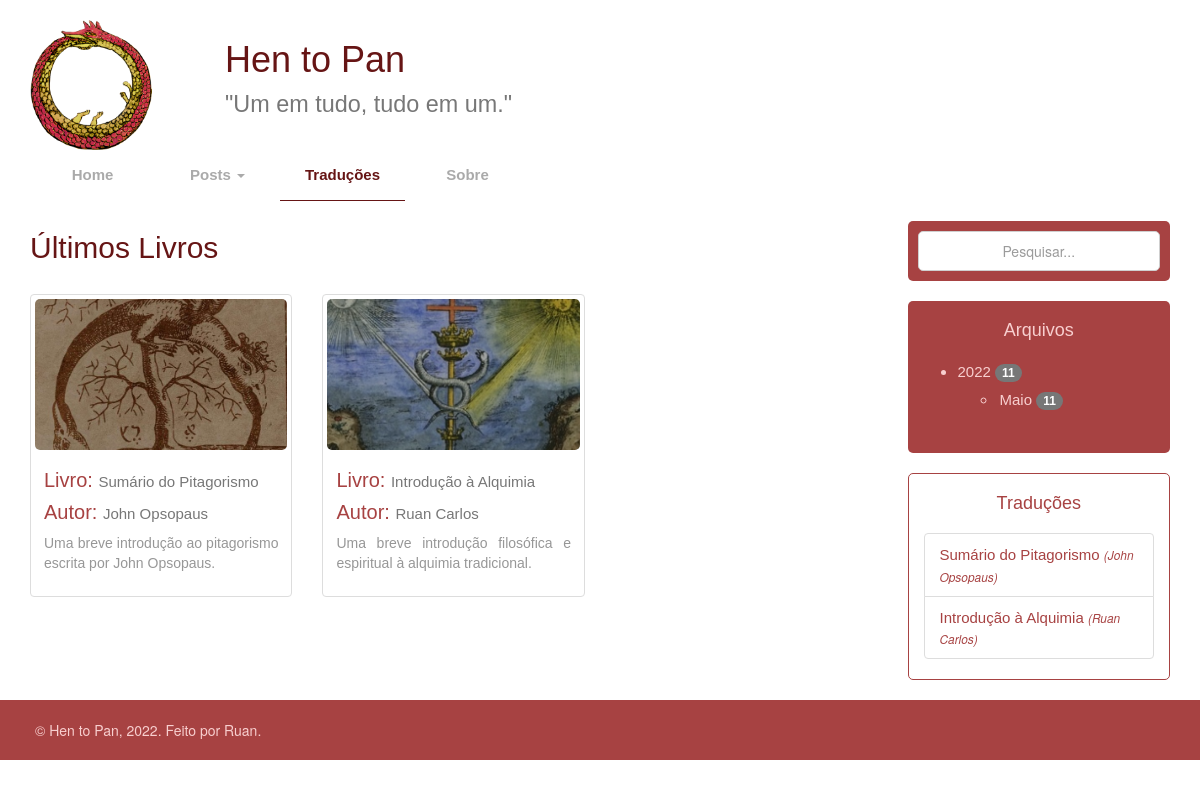
Page /traducoes on the committed database.
### pages/models.py (models this page shows, shortened)
class Config(models.Model):
    name = models.CharField("Nome do Blog",
                            max_length=100,
                            null=False, default="[Nome do Blog]")
    status = models.CharField("Status do Blog",
                              max_length=100,
                              null=False,
                              default="[Status do Blog]")
    owner = models.CharField("Dono do Blog",
                             max_length=100,
                             null=False,
                             default="[Dono do Blog]")
    year = models.IntegerField("Publicação",
                               null=False,
                               default="0000")
    logo = models.ImageField("Logo do Blog",
                             upload_to="img/logos/",
                             null=True)
    class Meta:
        db_table = "configs"
        verbose_name = "Config do Site."
        verbose_name_plural = "Configs do Site."

class Livros(models.Model):
    title = models.CharField("Título",
                             max_length=100,
                             null=False)
    author = models.CharField("Autor",
                              max_length=100,
                              null=False)
    file = models.FileField("File",
                            upload_to="pdf/",
                            null=False)
    banner = models.ImageField("Banner",
                               upload_to="img/books/",
                               null=False)
    descricao = models.TextField("Descrição",
                                 null=False)
    category = models.ForeignKey(Categorias,
                                 on_delete=models.CASCADE,
                                 null=False,
                                 default=3)
    class Meta:
        db_table = "livros"
        verbose_name = "Livro"
        verbose_name_plural = "Livros"

### pages/views.py (the view)
# urls.py: path("traducoes", traducoes),
def traducoes(request):
    if request.method != "GET":
        return HttpResponse("Método não permitido nesta página!")
    config = Utils.get_config()
    archive = Utils.get_archives()
    colors = Utils.get_colors()
    categorias = Utils.get_categorys()
    livros = Utils.get_books()
    response = {
        "config": config,
        "archive": archive,
        "colors": colors,
        "categorias": categorias,
        "livros": livros,
    }
    return render(request, "traducoes.html", response)

### pages/utils/utils.py (called while the page is built)
    def get_config(self):
        try:
            db_config = Config.objects.order_by("-id")[0]
            config = [
                db_config.name,
                db_config.status,
                db_config.year,
                db_config.owner,
                db_config.logo
            ]
        except:
            config = [
                "[Nome do Blog]",
                "[Status do Blog]",
                "[Ano do Blog]",
                "[Dono do Blog]",
            ]
        return config

    def get_colors(self):
        try:
            db_colors = Colors.objects.order_by("-id")[0]
            colors = [
                db_colors.main,
                db_colors.strong,
                db_colors.neutral,
                db_colors.lighter
            ]
        except:
            colors = [
                "#a74242",
                "#661515",
                "#cccccc",
                "#f8cfcf"
            ]
        return colors

    def get_books(self, num=0):
        livros = []
        try:
            if num == 0:
                db_livros = Livros.objects.order_by("-id")
            else:
                db_livros = Livros.objects.order_by("-id")[0:num]
            for livro in db_livros:
                livros.append(
                    [
                        livro.id,
                        livro.title,
                        livro.author,
                        livro.banner,
                        livro.descricao,
                        livro.file,
                    ]
                )
        except:
            pass
        return livros

    def get_categorys(self):
        categorias = []
        try:
            db_categorias = Categorias.objects.order_by("-id")
            for categoria in db_categorias:
                categorias.append(
                    [
                        categoria.id,
                        categoria.nome,
                        unidecode.unidecode(
                            str(categoria.nome).lower().replace(" ", "-"))
                    ]
                )
        except:
            pass
        return categorias

### pages/templates/traducoes.html (shortened to what this page needs)
<!DOCTYPE html>
<html lang="pt-BR">
{% load static %}
<head>
    <link rel="stylesheet" href="https://maxcdn.bootstrapcdn.com/bootstrap/3.4.1/css/bootstrap.min.css">
    <link rel="stylesheet" href="{% static 'css/main/menu.css' %}">
    <link rel="stylesheet" href="{% static 'css/index/index.css' %}">
</head>
<body>
    <div id="title-site" class="container">
        <br>
        <div id="banner" class="row">
            <div class="col-sm-2">
                <img id="site-logo" height="130px" src="{% if config.4 %} {{ config.4.url }} {% endif %}", alt="[Logo do Site]">
            </div>
            <div class="col-sm-10">
                <h1>
                    {{ config.0 }}<br>
                    <small>{{ config.1 }}</small>
                </h1>
            </div>
        </div>
    </div>
    <nav id="navbar" class="navbar">
        <div id="nav-container" class="container">
            <ul class="nav navbar-nav">
                <li class="nav-item text-center"><a href="/"><strong>Home</strong></a></li>
                <li class="nav-item submenu-hover text-center">
                    <a href="/posts">
                        <strong>Posts</strong>
                        {% if categorias %}
                        <span class="caret"></span>
                        {% endif %}
                    </a>
                </li>
                <li class="nav-item active text-center"><a href="/traducoes"><strong>Traduções</strong></a></li>
                <li class="nav-item text-center"><a href="/sobre"><strong>Sobre</strong></a></li>
            </ul>
            <ul class="nav navbar-nav navbar-right">
            </ul>
        </div>
    </nav>
    <div class="container">
        <div class="row">
            <div id="left-content" class="col-lg-9">
                <h2 style="margin-top: 10px">Últimos Livros</h2>
                {% if livros %}
                <br>
                {% else %}
                <p class="text-post">Nenhum livro até o momento!</p>
                {% endif %}
                <div class="row">
                    {% for id, title, author, banner, descricao, file in livros %}
                    <a href="{{ file.url }}">
                        <div class="col-sm-4">
                            <div id="{{ id }}" class="thumbnail livro">
                                <div id="{{ id }}-livro-icon" style="background-image: url('{{ banner.url }}');"
                                    class="icon-livro"></div>
                                <div class="caption">
                                    <h4 id="{{ id }}-livro-title" class="title-livro" style="-webkit-line-clamp: 2;">Livro: <small>{{ title }}</small></h4>
                                    <h4 id="{{ id }}-livro-autor" class="title-livro">Autor: <small>{{ author }}</small>
                                    </h4>
                                    <p id="{{ id }}-livro-text" class="text-livro">
                                        {{ descricao }}
                                    </p>
                                </div>
                            </div>
                        </div>
                    </a>
                    {% endfor %}
                </div>
            </div>
            <div id="right-content" class="insert-br-md col-lg-3">
                <div class="container-fluid index-widgets">
                    <form method="GET" action="/posts">
                        <input id="search-input" type="text" class="text-center" placeholder="Pesquisar..." name="q">
                    </form>
                </div>
                <br>
                {% if archive %}
                <div class="container-fluid index-widgets">
                    <h4 class="text-center">Arquivos</h4>
                    <br>
                    <ul style="margin-top: -10px;">
                        {% for year, data in archive.items %}
                        <li><a href="/posts/{{ year }}">{{ year }} <span class="badge">{{ data.0 }}</span></a><br>
                            <ul style="margin-top: 5px;">
                                {% for month, info in data.1.items %}
                                <li style="padding: 2px;">
                                    <a href="/posts/{{ year }}/{{ month }}">
                                        {{ info.0 }} <span class="badge">{{ info.1 }}</span>
                                    </a>
                                    <br>
                                </li>
                                {% endfor %}
                            </ul>
                        </li><br>
                        {% endfor %}
                    </ul>
                </div>
                <br>
                {% endif %}
                {% if livros %}
                <div class="container-fluid secundary-widgets">
                    <h4 class="text-center">Traduções</h4>
                    <br>
                    <ul class="list-group list-group-flush" style="margin-top: -10px;">
                        {% for id, title, author, banner, descricao, file in livros %}
                        <li class="list-group-item">
                            <a href="{{ file.url }}" target="_blank">
                                {{ title }}
                            </a>
                            <small style="font-style: italic">({{ author }})</small>
                        </li>
                        {% endfor %}
                    </ul>
                </div>
                {% endif %}
            </div>
        </div>
    </div>
    <br>
    <div class="container-fluid footer">
        <p>© {{ config.0 }}, {{ config.2 }}. Feito por {{ config.3 }}.</p>
    </div>
</body>
</html>

### static/css/main/menu.css (style rules this page uses)
#navbar { z-index: 2; border: none; }
#navbar li { font-family: 'Trebuchet MS', 'Lucida Sans Unicode', 'Lucida Grande', 'Lucida Sans', Arial, sans-serif; font-size: 15px; }
.nav-item { width: 125px; }
#navbar li a { transition: all 0.5s; }
#navbar .submenu-hover { overflow: visible; }
#title-site { display: block; }
h1, h2, h3, h4 { font-family: 'Trebuchet MS', 'Lucida Sans Unicode', 'Lucida Grande', 'Lucida Sans', Arial, sans-serif; }
#search-input { height: 40px; width: 100%; border-radius: 5px; border: rgb(207, 207, 207) solid 1px; color: rgb(155, 155, 155); outline: none; }
#search-input::placeholder { color: rgb(155, 155, 155); }
.index-widgets { padding: 10px; border-radius: 5px; }
.secundary-widgets { padding-top: 10px; padding-bottom: 0px; border-radius: 5px; }
.secundary-widgets ul { list-style: none; }
.index-widgets a { font-family: 'Trebuchet MS', 'Lucida Sans Unicode', 'Lucida Grande', 'Lucida Sans', Arial, sans-serif; font-size: 15px; }
.secundary-widgets a { font-family: 'Trebuchet MS', 'Lucida Sans Unicode', 'Lucida Grande', 'Lucida Sans', Arial, sans-serif; font-size: 15px; }
.footer { left: 0; bottom: 0; height: 60px; width: 100%; }
.footer p { padding: 20px 20px; }
#site-logo { cursor: pointer; }

### static/css/index/index.css (style rules this page uses)
.icon-livro { background-position: center; background-repeat: no repeat; background-size: 155%; filter: grayscale(0%) contrast(100%) brightness(65%); width: 100%; height: 0; padding-bottom: 60%; border-radius: 5px; transition: all 1s; }
.text-livro { text-align: justify; font-family: 'Trebuchet MS', 'Lucida Sans Unicode', 'Lucida Grande', 'Lucida Sans', Arial, sans-serif; font-size: 14px; color: rgb(151, 151, 151); transition: all 1s; display: -webkit-box; -webkit-line-clamp: 2; -webkit-box-orient: vertical; overflow: hidden; }
.title-livro { text-align: justify; font-family: 'Trebuchet MS', 'Lucida Sans Unicode', 'Lucida Grande', 'Lucida Sans', Arial, sans-serif; font-size: 20px; transition: all 1s; display: -webkit-box; -webkit-line-clamp: 2; -webkit-box-orient: vertical; overflow: hidden; }

### rows in the picture
Config: name "Hen to Pan", status "\"Um em tudo, tudo em um.\"", owner "Ruan"
Livros: livros "Sumário do Pitagorismo", livros "John Opsopaus", livros "Uma breve introdução ao pitagorismo escrita por John Opsopaus.", livros "Sumário do Pitagorismo", livros "John Opsopaus"
Livros: livros "Introdução à Alquimia", livros "Ruan Carlos", livros "Uma breve introdução filosófica e espiritual à alquimia tradicional.", livros "Introdução à Alquimia", livros "Ruan Carlos"

### other values in the picture
{{ year }} "2022"
{{ data.0 }} "11"
{{ info.0 }} "Maio"
{{ info.1 }} "11"
{{ config.2 }} "2022"
